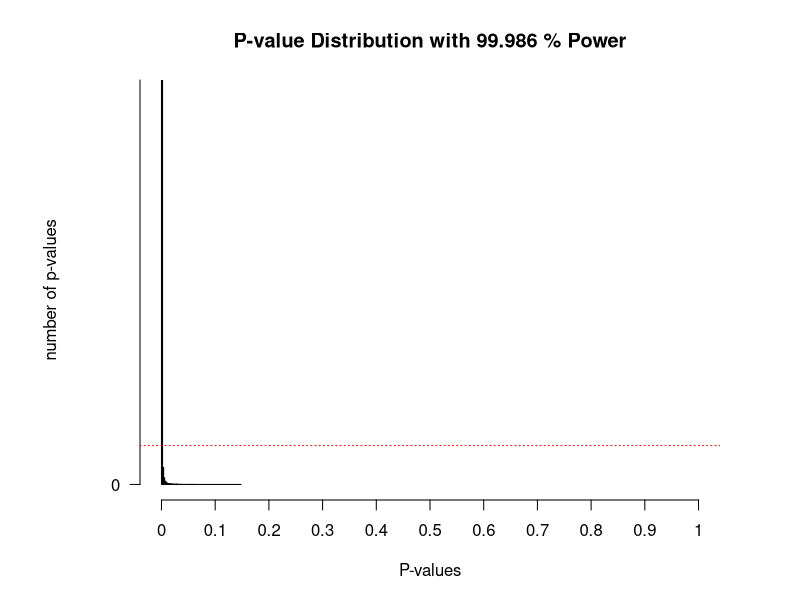

Write R code to recreate this figure.
#Load pwr package to easily calculate the statistical power
if(!require(pwr)){install.packages('pwr')}
library(pwr)
#Disable scientific notation (1.05e10)
options(scipen=999)
#Set number of simulations
nSims <- 100000 #number of simulated experiments

M <- 112 #Mean IQ score in the sample (will be compared with 100 in a one-sample t-test)
n <- 51 #set sample size
SD <- 15 #SD of the simulated data
#With a mean difference of 6, and SD of 15, and a sample size of 26, the test has 50% power)

p <- numeric(nSims) #set up empty variable to store all simulated p-values
bars <- 100
#Run simulation
for(i in 1:nSims){ #for each simulated experiment
  x <- rnorm(n=n, mean=M, sd=SD) #Simulate data with specified mean, standard deviation, and sample size
  z <- t.test(x, mu=100) #perform the t-test against mu (set to value you want to test against)
  p[i] <- z$p.value #get the p-value and store it
}

#Check power by summing significant p-values and dividing by number of simulations
(sum(p < 0.05) / nSims) #power
#Calculate power formally by power analysis
power <- pwr.t.test(d=(M - 100) / SD, n=n, sig.level=0.05, 
                  type="one.sample", alternative="two.sided")$power #determines M when power > 0. When power = 0, will set  M = 100.

#Plot figure
#png(file="P-valueDist.png",width=4000,height=3000, , units = "px", res = 500)
op <- par(mar = c(5,7,4,4)) #change white-space around graph
hist(p, breaks=bars, xlab="P-values", ylab="number of p-values\n", axes=FALSE,
     main=paste("P-value Distribution with",round(power*100, digits=3),"% Power"),
     col="grey", xlim=c(0, 1),  ylim=c(0, 10000))
axis(side=1, at=seq(0,1, 0.1), labels=seq(0, 1, 0.1))
axis(side=2, at=seq(0, nSims, nSims / 4), labels=seq(0, nSims, nSims/ 4), las=2)
abline(h=nSims/bars, col = "red", lty=3)
#dev.off()

#Š Daniel Lakens, 2016.
# This work is licensed under a Creative Commons Attribution-NonCommercial-ShareAlike 4.0 International License. https://creativecommons.org/licenses/by-nc-sa/4.0/
